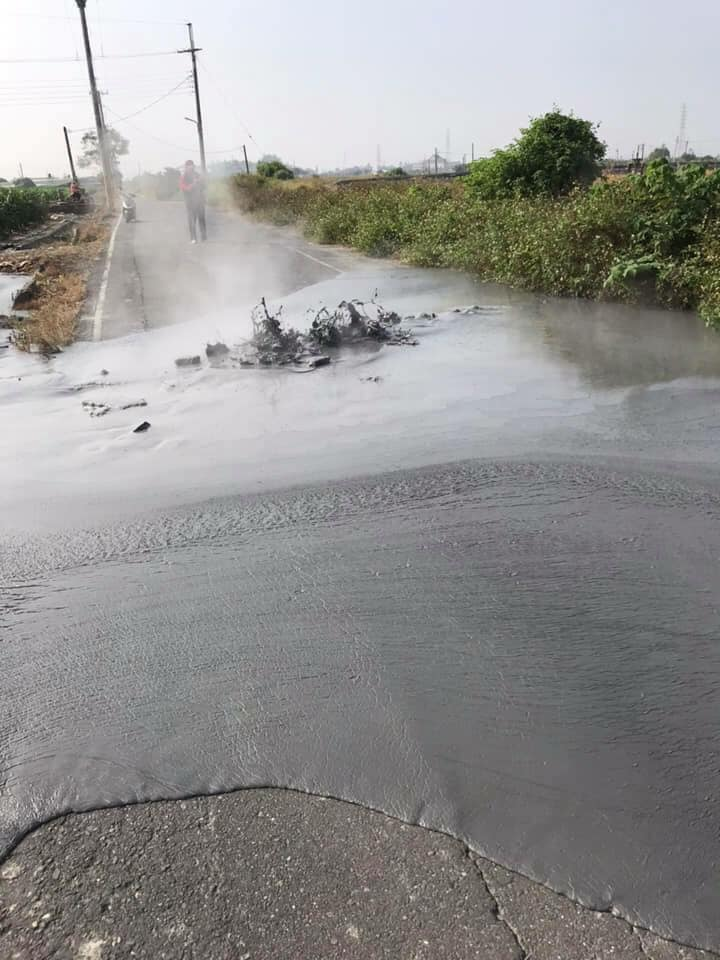
#> input picture carNegative_sr/101. 5c2094507d4e4.jpg, 720 x 960 px; its folder holds only this picture in this run
$ python resize_gray.py
#> lines starting #> are read from the running program, lines starting #| are printed output that depends on the picture
import PIL
from PIL import Image
import glob
import shutil, os
import time

# 定義一個清空資料夾的函式：如果資料夾存在就刪掉重建
def emptydir(dirname):
    if os.path.isdir(dirname):
        shutil.rmtree(dirname)   # 刪除整個資料夾
        time.sleep(2)            # 暫停 2 秒，確保刪除完成
    os.mkdir(dirname)            # 建立新的資料夾

# 取得 carNegative_sr 資料夾中所有副檔名為 .JPG 的圖片檔案路徑
myfiles = glob.glob("carNegative_sr/*.JPG")

# 清空/建立 carNegative 資料夾，用來存放轉換後的圖片
emptydir('carNegative')

print('開始轉換尺寸及灰階! ')

# 逐張處理圖片
for i, f in enumerate(myfiles):
    img = Image.open(f)                         # 讀取原始圖片
#> img is the input picture: PIL image 720x960 RGB; mean R, G, B 147.7, 147.2, 145.8
    img_new = img.resize((500, 375), PIL.Image.LANCZOS)  # 調整大小為 500x375，使用高品質縮放
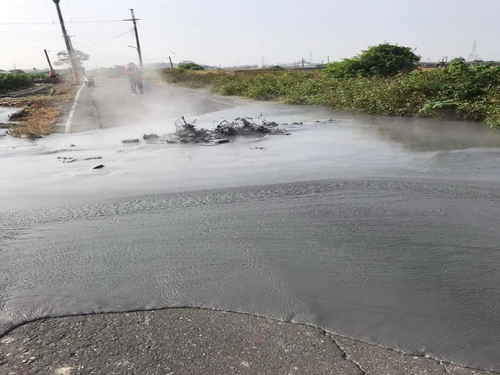
#> img_new: PIL image 500x375 RGB; mean R, G, B 147.7, 147.2, 145.8
    img_new = img_new.convert('L')              # 轉換為灰階模式（L = 8-bit 灰階）
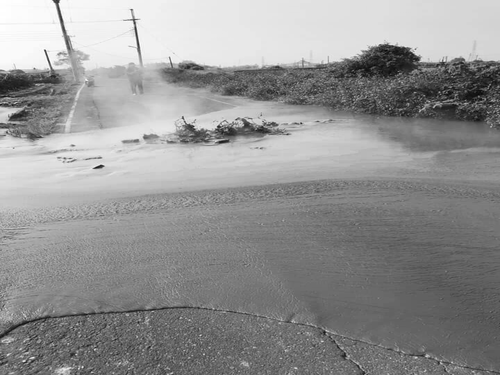
#> img_new: PIL image 500x375 L; min 7, max 255, mean 147.3

    # 建立儲存檔名，格式為 negGray001.jpg、negGray002.jpg ...
    outname = "negGray" + '{:0>3d}'.format(i + 1) + '.jpg'

    # 儲存轉換後的圖片到 carNegative 資料夾中
    img_new.save('carNegative/' + outname)

    # i = i + 1 → 其實不需要這行，因為 enumerate 已經處理了 i 的遞增

print('轉換尺寸及灰階結束! ')

$ run again, on carNegative_sr/108. b20af6db-3dc1-43f0-8385-b7b1e74a1566.jpg
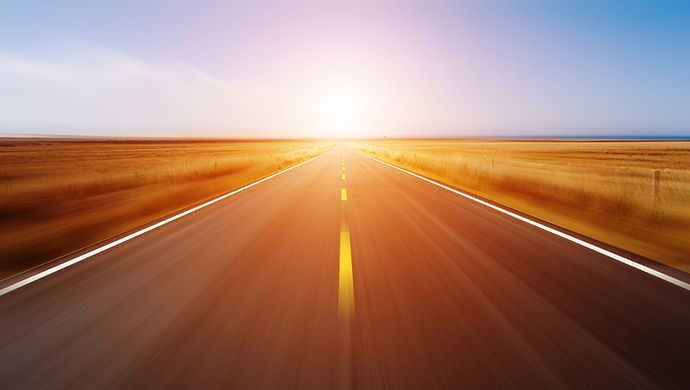
#> input picture carNegative_sr/108. b20af6db-3dc1-43f0-8385-b7b1e74a1566.jpg, 690 x 390 px
#> img is the input picture: PIL image 690x390 RGB; mean R, G, B 164.2, 123.7, 105.6
#> `img_new = img.resize((500, 375), PIL.Image.LANCZOS)`:
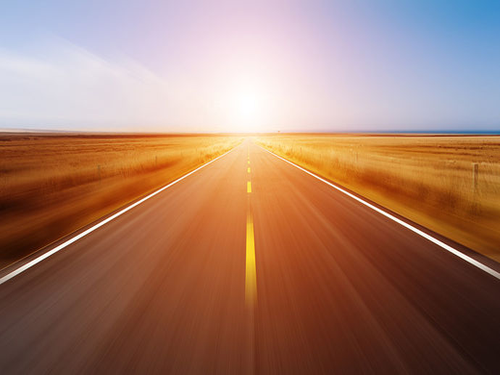
#> img_new: PIL image 500x375 RGB; mean R, G, B 164.2, 123.7, 105.6
#> `img_new = img_new.convert('L')`:
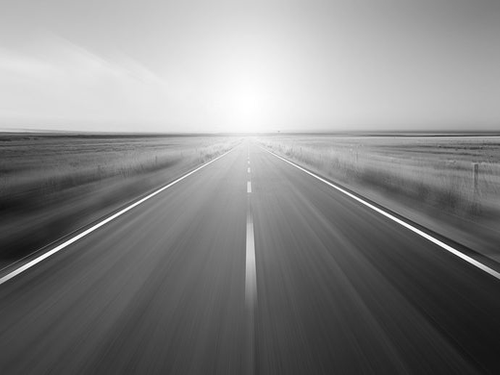
#> img_new: PIL image 500x375 L; min 17, max 255, mean 133.8
